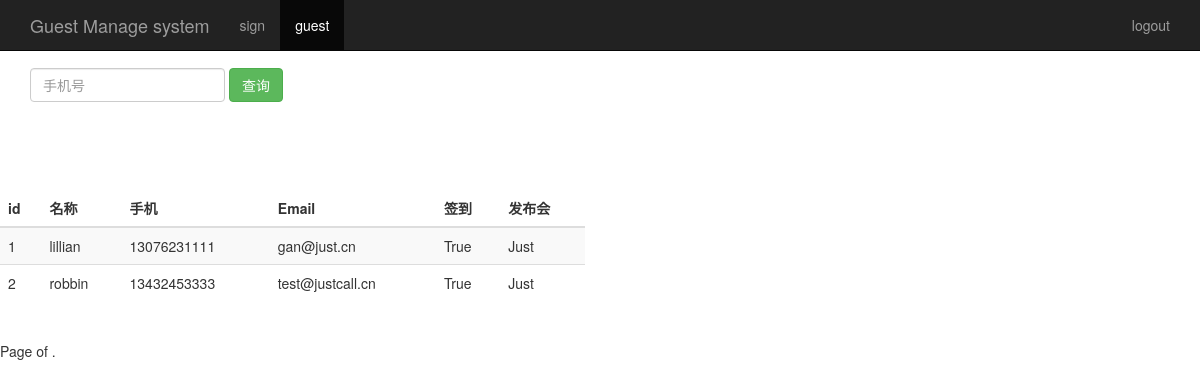
Page /search_guest/ on the committed database.
### sign/models.py (models this page shows, shortened)
class Guest(models.Model):
	event=models.ForeignKey(Event)
	realname=models.CharField(max_length=64)
	phone=models.CharField(max_length=16)
	email=models.EmailField()
	sign=models.BooleanField()
	create_time=models.DateTimeField(auto_now=True)
	class Meta:
		unique_together=("event","phone")

class Event(models.Model):
	name=models.CharField(max_length=100)
	status=models.BooleanField()
	address=models.CharField(max_length=200)
	start_time=models.DateTimeField('events time')
	create_time=models.DateTimeField(auto_now=True)
	def __str__(self):
		return self.name

### sign/views.py (the view)
# urls.py: url(r'^search_guest/$',views.search_guest),
def search_guest(request):
	username=request.session.get('user','')
	search_phone=request.GET.get("phone","")
	guest_list=Guest.objects.filter(phone__contains=search_phone)
	return render(request,"guest_manage.html",{"user":username,"guests":guest_list})

### sign/templates/guest_manage.html (shortened to what this page needs)
<!DOCTYPE html>
{% load staticfiles %}
<html>
	<head>
	   	<link href="http://libs.baidu.com/bootstrap/3.0.3/css/bootstrap.min.css" rel="stylesheet">
	</head>
	<body role="document">
		<nav class="navbar navbar-inverse navbar-fixed-top">
			<div class="container">
				<div class="navbar-header">
					<a class="navbar-brand" href="/event_manage/">Guest Manage system</a>
				</div>
				<div id="navbar" class="collapse navbar-collapse">
					<ul class="nav navbar-nav">
						<li><a href="/event_manage/">sign</a></li>
						<li class="active"><a href="#">guest</a></li>
					</ul>
					<ul class="nav navbar-nav navbar-right">
						<li><a href="#">{{user}}</a></li>
						<li><a href="/logout/">logout</a></li>
					</ul>
				</div>
			</div>
		</nav>
		<div class="page-headers" style="padding-top:60px;">
			<div id="navbar" class="navbar-collapse collapse">
				<form class="navbar-form" method="get" action="/search_guest/">
					<div class="form-group">
						<input name="phone" type="text" placeholder="手机号" class="form-control">
					</div>
					<button type="submit" class="btn btn-success">查询</button>
				</form>
			</div>
		</div>
		<div class="row" style="padding-top:80px;">
			<div class="col-md-6">
				<table class="table table-striped">
					<thead>
						<tr>
							<th>id</th><th>名称</th><th>手机</th><th>Email</th><th>签到</th><th>发布会</th>
						</tr>
					</thead>
					<tbody>
						{% for guest in guests %}
							<tr>
								<td>{{ guest.id }}</td>
								<td>{{ guest.realname }}</td>
								<td>{{ guest.phone }}</td>
								<td>{{ guest.email }}</td>
								<td>{{ guest.sign }}</td>
								<td>{{ guest.event }}</td>
							</tr>
						{% endfor %}
					</tbody>
				</table>
			</div>
		</div>
		<div class="pagination">
			<span class="step-links">
				<span class="current">
					Page {{ guests.number}} of {{ guests.paginator.num_pages }}.
				</span>
			</span>
		</div>
	</body>
</html>

### rows in the picture
Guest: id "1", realname "lillian", phone "13076231111", email "gan@just.cn", sign "True", event "Just"
Guest: id "2", realname "robbin", phone "13432453333", email "test@justcall.cn", sign "True", event "Just"
